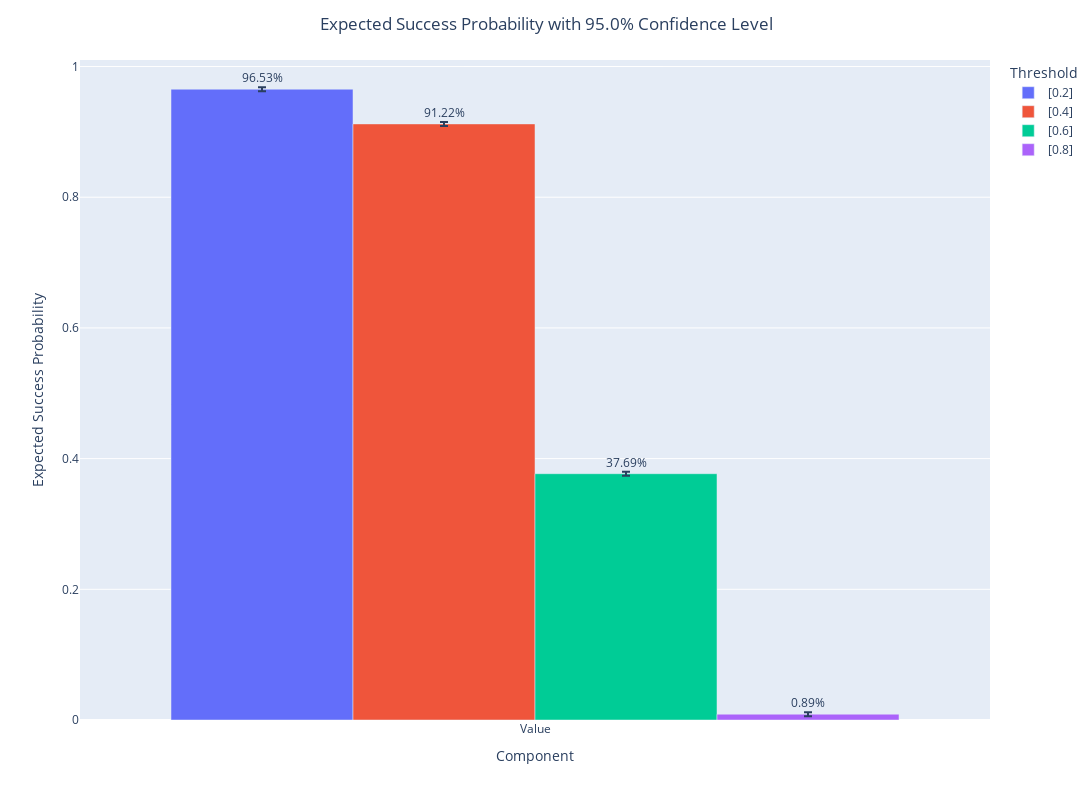

The code cell stored with this chart in its notebook:
### Code cell
total = []
for i in df2['Cosim_Values']:
    total += i
total=dict(Value=total)
threshold=[[0.2],[0.4],[0.6],[0.8]]
alphalevel=0.05
alpha=[1]
beta=[1]

result=Bayes(total, threshold, alpha, beta, alphalevel, direction='greater')
result.res
result.Plot_Bayes(yrange=[0,1.01,0.2], height=800)

### Figure 1 — Plotly figure (JSON) as saved in the notebook; plotly's stock layout.template omitted (floating-point values rounded to 4 significant figures)
{"data": [{"alignmentgroup": "True", "error_y": {"array": [0.003, 0.0047, 0.0082, 0.0016], "arrayminus": [0.0031, 0.0048, 0.0081, 0.0015], "symmetric": false, "type": "data"}, "hovertemplate": "Threshold=[0.2]<br>Component=%{x}<br>Expected Success Probability=%{y}<br>text=%{text}<extra></extra>", "legendgroup": "[0.2]", "marker": {"color": "#636efa", "pattern": {"shape": ""}}, "name": "[0.2]", "offsetgroup": "[0.2]", "orientation": "v", "showlegend": true, "text": ["96.53%"], "textfont": {"size": 12}, "textposition": "outside", "type": "bar", "x": ["Value"], "xaxis": "x", "y": [0.9653], "yaxis": "y"}, {"alignmentgroup": "True", "error_y": {"array": [0.003, 0.0047, 0.0082, 0.0016], "arrayminus": [0.0031, 0.0048, 0.0081, 0.0015], "symmetric": false, "type": "data"}, "hovertemplate": "Threshold=[0.4]<br>Component=%{x}<br>Expected Success Probability=%{y}<br>text=%{text}<extra></extra>", "legendgroup": "[0.4]", "marker": {"color": "#EF553B", "pattern": {"shape": ""}}, "name": "[0.4]", "offsetgroup": "[0.4]", "orientation": "v", "showlegend": true, "text": ["91.22%"], "textfont": {"size": 12}, "textposition": "outside", "type": "bar", "x": ["Value"], "xaxis": "x", "y": [0.9122], "yaxis": "y"}, {"alignmentgroup": "True", "error_y": {"array": [0.003, 0.0047, 0.0082, 0.0016], "arrayminus": [0.0031, 0.0048, 0.0081, 0.0015], "symmetric": false, "type": "data"}, "hovertemplate": "Threshold=[0.6]<br>Component=%{x}<br>Expected Success Probability=%{y}<br>text=%{text}<extra></extra>", "legendgroup": "[0.6]", "marker": {"color": "#00cc96", "pattern": {"shape": ""}}, "name": "[0.6]", "offsetgroup": "[0.6]", "orientation": "v", "showlegend": true, "text": ["37.69%"], "textfont": {"size": 12}, "textposition": "outside", "type": "bar", "x": ["Value"], "xaxis": "x", "y": [0.3769], "yaxis": "y"}, {"alignmentgroup": "True", "error_y": {"array": [0.003, 0.0047, 0.0082, 0.0016], "arrayminus": [0.0031, 0.0048, 0.0081, 0.0015], "symmetric": false, "type": "data"}, "hovertemplate": "Threshold=[0.8]<br>Component=%{x}<br>Expected Success Probability=%{y}<br>text=%{text}<extra></extra>", "legendgroup": "[0.8]", "marker": {"color": "#ab63fa", "pattern": {"shape": ""}}, "name": "[0.8]", "offsetgroup": "[0.8]", "orientation": "v", "showlegend": true, "text": ["0.89%"], "textfont": {"size": 12}, "textposition": "outside", "type": "bar", "x": ["Value"], "xaxis": "x", "y": [0.0089], "yaxis": "y"}], "layout": {"barmode": "group", "height": 800, "legend": {"title": {"text": "Threshold"}, "tracegroupgap": 0}, "margin": {"t": 60}, "title": {"text": "Expected Success Probability with 95.0% Confidence Level", "x": 0.5}, "width": 1200, "xaxis": {"anchor": "y", "domain": [0, 1], "title": {"text": "Component"}}, "yaxis": {"anchor": "x", "domain": [0, 1], "dtick": 0.2, "range": [0, 1.01], "title": {"text": "Expected Success Probability"}}}}
